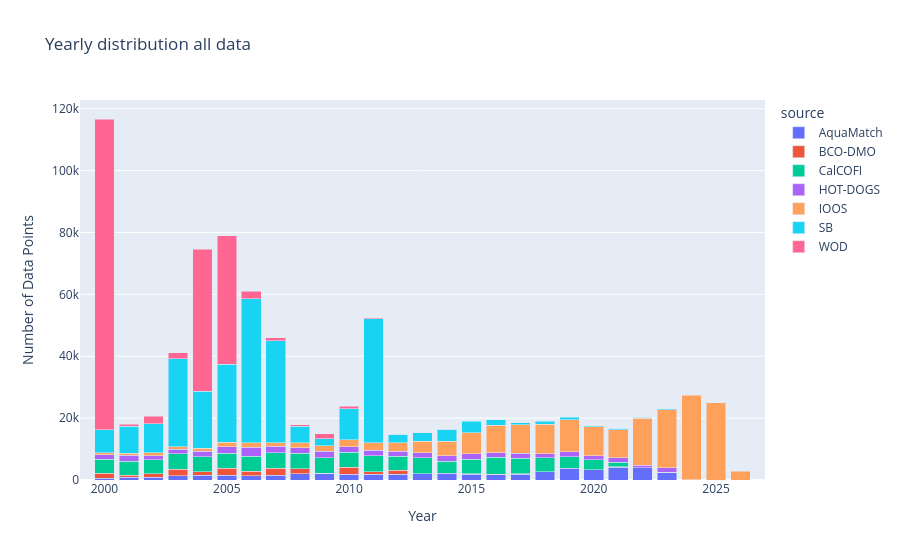

The notebook cell this image was saved under:
### Code cell
year_test=all_chl.copy()
year_test['datetime'] = pd.to_datetime(year_test['datetime'])
year_test['year'] = year_test['datetime'].dt.year
grouped = year_test.groupby(['year', 'source']).size().reset_index(name='DataPoints')

# Create bar chart
fig = px.bar(
    grouped,
    x='year',
    y='DataPoints',
    color='source',
    title='Yearly distribution all data',
    labels={'year': 'Year', 'DataPoints': 'Number of Data Points', 'metadata': 'Metadata'},)
fig.update_xaxes(range=[1999,2027])
fig.update_layout(barmode='stack')  # ensures stacking
fig.show()

### Figure 1 — Plotly figure (JSON) as saved in the notebook; plotly's stock layout.template omitted (floating-point values rounded to 4 significant figures)
{"data": [{"hovertemplate": "source=AquaMatch<br>Year=%{x}<br>Number of Data Points=%{y}<extra></extra>", "legendgroup": "AquaMatch", "marker": {"color": "#636efa", "pattern": {"shape": ""}}, "name": "AquaMatch", "orientation": "v", "showlegend": true, "textposition": "auto", "type": "bar", "x": [2000, 2001, 2002, 2003, 2004, 2005, 2006, 2007, 2008, 2009, 2010, 2011, 2012, 2013, 2014, 2015, 2016, 2017, 2018, 2019, 2020, 2021, 2022, 2023, 2024], "xaxis": "x", "y": [558, 844, 958, 1439, 1500, 1529, 1456, 1566, 2047, 2106, 1920, 1915, 1840, 2083, 2162, 1938, 1770, 1842, 2633, 3838, 3295, 4181, 3926, 2562, 36], "yaxis": "y"}, {"hovertemplate": "source=BCO-DMO<br>Year=%{x}<br>Number of Data Points=%{y}<extra></extra>", "legendgroup": "BCO-DMO", "marker": {"color": "#EF553B", "pattern": {"shape": ""}}, "name": "BCO-DMO", "orientation": "v", "showlegend": true, "textposition": "auto", "type": "bar", "x": [2000, 2001, 2002, 2003, 2004, 2005, 2006, 2007, 2008, 2009, 2010, 2011, 2012, 2015, 2016, 2017, 2018, 2021, 2023], "xaxis": "x", "y": [1643, 654, 1032, 2001, 1224, 2202, 1318, 2310, 1649, 47, 2136, 714, 1287, 127, 115, 161, 36, 27, 20], "yaxis": "y"}, {"hovertemplate": "source=CalCOFI<br>Year=%{x}<br>Number of Data Points=%{y}<extra></extra>", "legendgroup": "CalCOFI", "marker": {"color": "#00cc96", "pattern": {"shape": ""}}, "name": "CalCOFI", "orientation": "v", "showlegend": true, "textposition": "auto", "type": "bar", "x": [2000, 2001, 2002, 2003, 2004, 2005, 2006, 2007, 2008, 2009, 2010, 2011, 2012, 2013, 2014, 2015, 2016, 2017, 2018, 2019, 2020, 2021], "xaxis": "x", "y": [4526, 4591, 4490, 5081, 4812, 4900, 4959, 4947, 4951, 5085, 4844, 5158, 4473, 5065, 3974, 4653, 5468, 5052, 4524, 3681, 3265, 1529], "yaxis": "y"}, {"hovertemplate": "source=HOT-DOGS<br>Year=%{x}<br>Number of Data Points=%{y}<extra></extra>", "legendgroup": "HOT-DOGS", "marker": {"color": "#ab63fa", "pattern": {"shape": ""}}, "name": "HOT-DOGS", "orientation": "v", "showlegend": true, "textposition": "auto", "type": "bar", "x": [2000, 2001, 2002, 2003, 2004, 2005, 2006, 2007, 2008, 2009, 2010, 2011, 2012, 2013, 2014, 2015, 2016, 2017, 2018, 2019, 2020, 2021, 2022, 2023], "xaxis": "x", "y": [1452, 1843, 1401, 1420, 1705, 2195, 2924, 2012, 1778, 2131, 1813, 1899, 1713, 1722, 1719, 1715, 1451, 1664, 1218, 1540, 1292, 1383, 772, 1424], "yaxis": "y"}, {"hovertemplate": "source=IOOS<br>Year=%{x}<br>Number of Data Points=%{y}<extra></extra>", "legendgroup": "IOOS", "marker": {"color": "#FFA15A", "pattern": {"shape": ""}}, "name": "IOOS", "orientation": "v", "showlegend": true, "textposition": "auto", "type": "bar", "x": [2000, 2001, 2002, 2003, 2004, 2005, 2006, 2007, 2008, 2009, 2010, 2011, 2012, 2013, 2014, 2015, 2016, 2017, 2018, 2019, 2020, 2021, 2022, 2023, 2024, 2025, 2026], "xaxis": "x", "y": [617, 706, 945, 798, 1012, 1310, 1439, 1171, 1672, 1627, 2270, 2321, 2687, 3697, 4669, 6897, 8839, 9156, 9653, 10496, 9397, 9120, 15275, 18659, 27332, 24926, 2903], "yaxis": "y"}, {"hovertemplate": "source=SB<br>Year=%{x}<br>Number of Data Points=%{y}<extra></extra>", "legendgroup": "SB", "marker": {"color": "#19d3f3", "pattern": {"shape": ""}}, "name": "SB", "orientation": "v", "showlegend": true, "textposition": "auto", "type": "bar", "x": [2000, 2001, 2002, 2003, 2004, 2005, 2006, 2007, 2008, 2009, 2010, 2011, 2012, 2013, 2014, 2015, 2016, 2017, 2018, 2019, 2020, 2021, 2022, 2023], "xaxis": "x", "y": [7432, 8819, 9349, 28413, 18366, 25205, 46529, 32961, 5339, 2315, 10103, 40172, 2778, 2715, 3900, 3643, 1863, 567, 892, 795, 296, 523, 319, 425], "yaxis": "y"}, {"hovertemplate": "source=WOD<br>Year=%{x}<br>Number of Data Points=%{y}<extra></extra>", "legendgroup": "WOD", "marker": {"color": "#FF6692", "pattern": {"shape": ""}}, "name": "WOD", "orientation": "v", "showlegend": true, "textposition": "auto", "type": "bar", "x": [2000, 2001, 2002, 2003, 2004, 2005, 2006, 2007, 2008, 2009, 2010, 2011, 2012, 2014, 2021, 2022], "xaxis": "x", "y": [100475, 488, 2375, 2005, 45953, 41674, 2412, 1040, 439, 1688, 713, 280, 34, 1, 34, 18], "yaxis": "y"}], "layout": {"autosize": true, "barmode": "stack", "legend": {"title": {"text": "source"}, "tracegroupgap": 0}, "title": {"text": "Yearly distribution all data"}, "xaxis": {"anchor": "y", "domain": [0, 1], "range": [1999, 2027], "title": {"text": "Year"}, "type": "linear"}, "yaxis": {"anchor": "x", "autorange": true, "domain": [0, 1], "range": [0, 122800.0], "title": {"text": "Number of Data Points"}, "type": "linear"}}}
